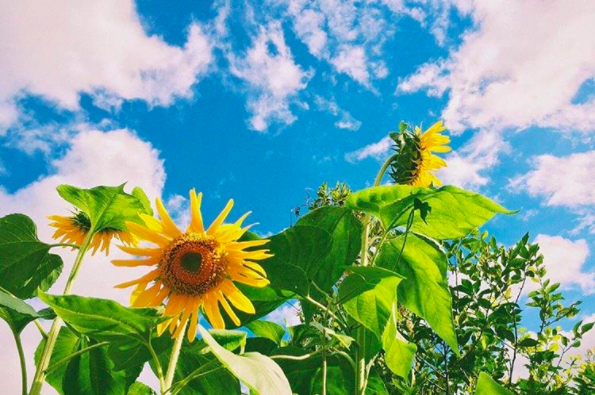
#> input picture sample.png, 595 x 395 px
$ python segmentHSV.py
#> lines starting #> are read from the running program, lines starting #| are printed output that depends on the picture; after the words box and inside, x2 and y2 are one past the last pixel; in counts of white or black regions, pixels touching at a corner belong together
import numpy as np
import cv2
import pylab as plt

img = cv2.imread('../sample.png',cv2.IMREAD_GRAYSCALE)
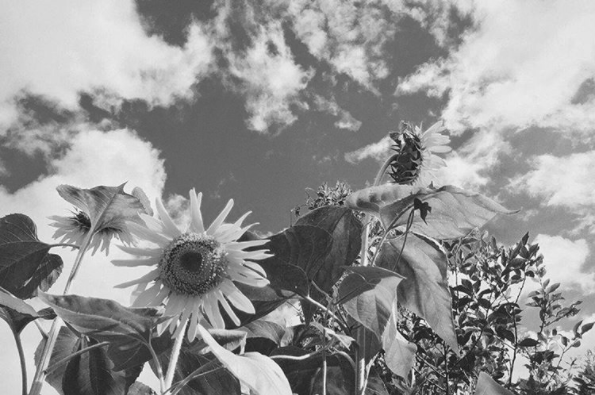
#> img: shape (395, 595); min 24, max 247, mean 147.8

piet = cv2.imread('../sample.png')
#> piet is the input picture: shape (395, 595, 3); mean B, G, R 140.8, 163.2, 121.7
piet_hsv = cv2.cvtColor(piet,cv2.COLOR_BGR2HSV)
#> piet_hsv: shape (395, 595, 3); mean H, S, V 87.3, 146.1, 187.9

blue_min = np.array([100,100,100],np.uint8)
blue_max = np.array([140,255,255],np.uint8)
threshold_blue_img = cv2.inRange(piet_hsv,blue_min,blue_max)
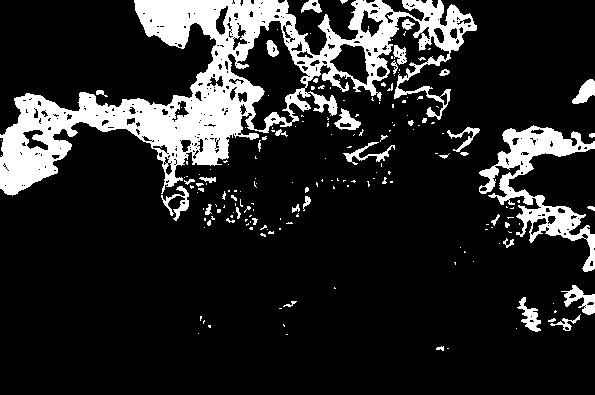
#> threshold_blue_img: shape (395, 595); 15.5% white; 188 white regions (144 under 20 px), largest, box (x1, y1, x2, y2) and area: (0, 0, 477, 196) 26884, (479, 125, 595, 272) 4831, (561, 285, 595, 315) 434

threshold_blue_img = cv2.cvtColor(threshold_blue_img,cv2.COLOR_GRAY2RGB)
plt.imshow(img)
plt.show()

plt.imshow(threshold_blue_img)
plt.show()

$ run again, with blue.png copied over sample.png
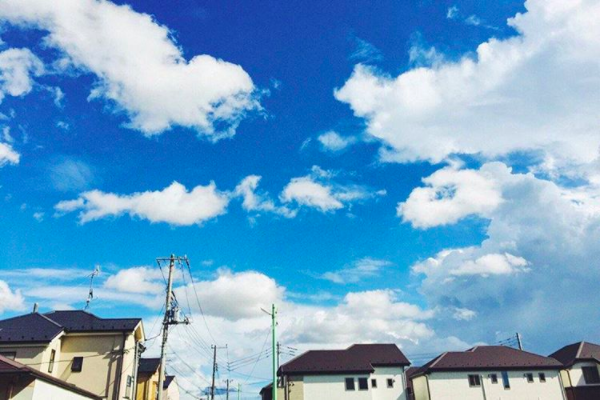
#> input picture blue.png, 600 x 400 px
#> `img = cv2.imread('../sample.png',cv2.IMREAD_GRAYSCALE)`:
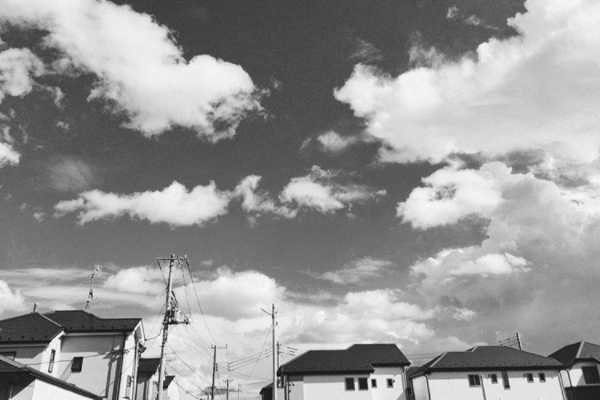
#> img: shape (400, 600); min 17, max 250, mean 150.4
#> piet is the input picture: shape (400, 600, 3); mean B, G, R 201.1, 162.2, 109.7
#> piet_hsv: shape (400, 600, 3); mean H, S, V 99.3, 122.1, 202.9
#> `threshold_blue_img = cv2.inRange(piet_hsv,blue_min,blue_max)`:
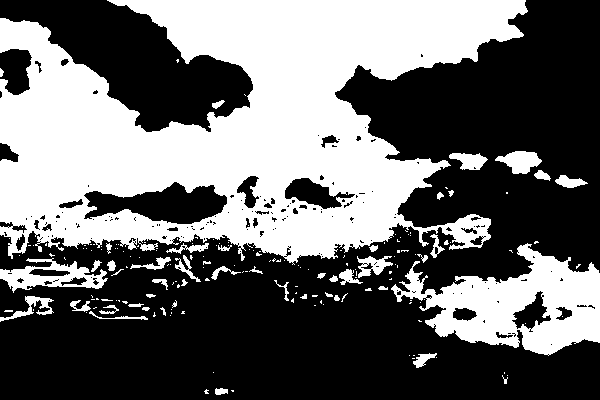
#> threshold_blue_img: shape (400, 600); 41.4% white; 180 white regions (132 under 20 px), largest, box (x1, y1, x2, y2) and area: (0, 0, 528, 265) 81054, (391, 243, 600, 356) 11483, (0, 258, 108, 293) 1672
